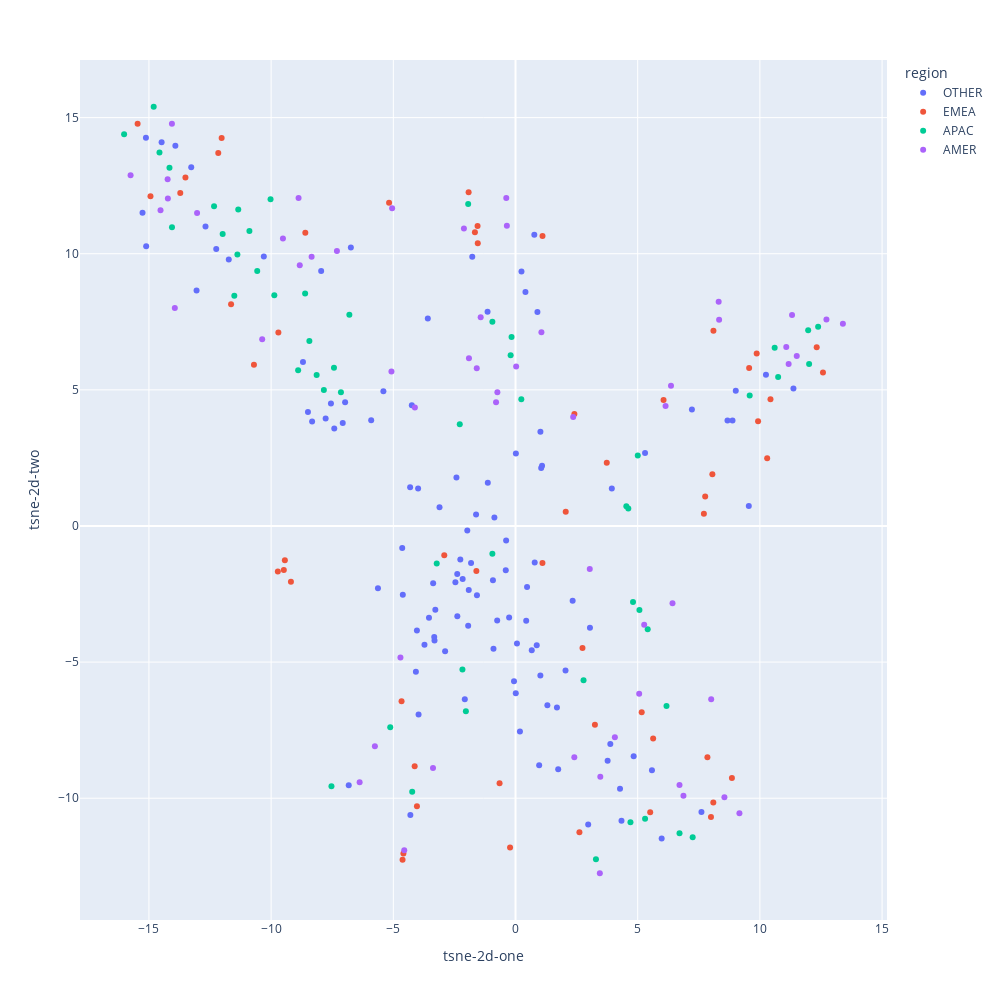

Notebook cell for this chart:
### Code cell
tsne = TSNE(n_components=2, random_state=0)
X = tsne.fit_transform(df[agents].values)
df["tsne-2d-one"] = X[:,0]
df["tsne-2d-two"] = X[:,1]
px.scatter(df, x="tsne-2d-one", y="tsne-2d-two", hover_name="name", hover_data=["team"] + agents, width=1000, height=1000, color="region")

### Figure 1 — Plotly figure (JSON) as saved in the notebook; plotly's stock layout.template omitted (floating-point values rounded to 4 significant figures; data arrays with more than 128 entries replaced by an {"elided": "..."} marker saying what was removed)
{"data": [{"customdata": {"elided": "109x23 mixed values"}, "hovertemplate": "<b>%{hovertext}</b><br><br>region=OTHER<br>tsne-2d-one=%{x}<br>tsne-2d-two=%{y}<br>team=%{customdata[0]}<br>astra=%{customdata[1]}<br>breach=%{customdata[2]}<br>brimstone=%{customdata[3]}<br>chamber=%{customdata[4]}<br>cypher=%{customdata[5]}<br>deadlock=%{customdata[6]}<br>fade=%{customdata[7]}<br>gekko=%{customdata[8]}<br>harbor=%{customdata[9]}<br>jett=%{customdata[10]}<br>kayo=%{customdata[11]}<br>killjoy=%{customdata[12]}<br>neon=%{customdata[13]}<br>omen=%{customdata[14]}<br>phoenix=%{customdata[15]}<br>raze=%{customdata[16]}<br>reyna=%{customdata[17]}<br>sage=%{customdata[18]}<br>skye=%{customdata[19]}<br>sova=%{customdata[20]}<br>viper=%{customdata[21]}<br>yoru=%{customdata[22]}<extra></extra>", "hovertext": ["fengf", "ninebody", "spring", "pl1xx", "flex1n", "maple", "swerl", "you", "sphiry", "luok1ng", "bear", "coldfish", "ichiro", "chaos", "signed", "zmjjkk", "eren", "diseased", "guran", "yay", "zoomer", "nicc", "lumo", "lilcrazy", "balua", "chichoo", "kawaii", "iceking", "yhchen", "strawberrycc", "sorrymybad", "maizi", "wqc", "yuchen", "obone", "abo", "cyah6", "link", "nos", "k1ng", "o0o0o", "smoggy", "mart1n", "yueluo", "zeno", "meteor", "hao", "happywei", "vanity", "xiaofei1", "babyblue", "heib", "gagaaaa", "xuan", "sylvan", "monk", "haodong", "revival", "life", "xiaonuo", "pangh", "zcc", "ace", "nobody", "yuicaw", "ffs", "septem7", "xjian", "yihao", "xxxtaco", "goddead", "viva", "cxyy", "ts", "scales", "r1ckleexd", "ac", "zeek", "yyy", "miracle", "xand", "tvirusluke", "eko", "barricade", "paultato", "sorrys", "redlight", "star1og", "aaaay", "d3ffo", "jl", "brax", "nizhaotzh", "lightningfast", "bunt", "aowha", "secret", "lyy", "libra", "9st", "berlin", "spitfires", "artill", "hfmi0dzjc9z7", "lucifer", "yax1n", "andy", "dange", "abc321"], "legendgroup": "OTHER", "marker": {"color": "#636efa", "symbol": "circle"}, "mode": "markers", "name": "OTHER", "orientation": "v", "showlegend": true, "type": "scatter", "x": [-1.77, -15.12, -7.953, 0.7697, 3.88, -3.588, -6.738, 8.88, -2.258, 5.981, 3.941, 11.37, -7.552, -3.986, 10.25, -15.26, -4.243, -2.075, -0.8635, -15.11, -0.3834, 2.047, 0.4376, -7.769, -5.629, 0.9679, -0.3979, 4.277, 5.301, -6.973, 0.473, -1.134, -1.819, 2.974, 0.8685, -4.612, -8.493, 1.747, 0.6647, -4.303, -3.109, -11.73, -4.076, -2.384, 1.018, -12.25, -7.416, -3.281, 7.609, 0.7859, -5.406, -12.69, -1.578, -3.315, 5.584, 2.339, 4.337, -2.417, -14.48, -0.9011, -4.034, -0.2617, 0.01089, 9.014, -13.05, 7.219, -2.381, -0.7489, 4.835, 1.086, -5.906, -1.973, 1.695, 9.547, -1.913, -3.326, 3.047, 0.2447, -3.541, 1.304, -13.27, -8.697, 8.675, -8.323, -3.966, -1.613, -1.937, 0.182, 0.01505, -13.92, -7.07, 0.05958, -0.061, -6.825, 3.77, 1.05, 1.019, -1.143, -0.9233, -2.881, 0.8969, -4.312, -4.636, 0.4075, -3.37, -2.162, -10.3, -2.46, -3.725], "xaxis": "x", "y": [9.889, 14.26, 9.362, 10.7, -8.013, 7.621, 10.23, 3.872, -1.234, -11.48, 1.375, 5.047, 4.501, 1.376, 5.551, 11.51, 4.434, -6.367, 0.3124, 10.27, -0.5304, -5.31, -3.485, 3.946, -2.286, -8.793, -1.625, -9.652, 2.676, 4.54, -2.241, 1.583, -1.36, -10.97, -4.384, -2.53, 4.188, -8.939, -4.563, -10.61, 0.6838, 9.791, -5.356, -1.766, -5.494, 10.17, 3.58, -3.079, -10.51, -1.344, 4.945, 11.0, -2.546, -4.207, -8.974, -2.748, -10.82, 1.78, 14.1, -4.511, -3.835, -3.363, -6.149, 4.968, 8.653, 4.28, -3.315, -3.474, -8.46, 2.209, 3.883, -0.1682, -6.664, 0.7345, -2.352, -4.082, -3.739, 9.352, -3.371, -6.582, 13.17, 6.027, 3.878, 3.833, -6.922, 0.4201, -3.663, -7.548, 2.663, 13.97, 3.783, -4.314, -5.704, -9.521, -8.625, 2.13, 3.463, 7.873, -1.995, -4.603, 7.855, 1.425, -0.8086, 8.591, -2.104, -1.944, 9.896, -2.063, -4.364], "yaxis": "y"}, {"customdata": {"elided": "55x23 mixed values"}, "hovertemplate": "<b>%{hovertext}</b><br><br>region=EMEA<br>tsne-2d-one=%{x}<br>tsne-2d-two=%{y}<br>team=%{customdata[0]}<br>astra=%{customdata[1]}<br>breach=%{customdata[2]}<br>brimstone=%{customdata[3]}<br>chamber=%{customdata[4]}<br>cypher=%{customdata[5]}<br>deadlock=%{customdata[6]}<br>fade=%{customdata[7]}<br>gekko=%{customdata[8]}<br>harbor=%{customdata[9]}<br>jett=%{customdata[10]}<br>kayo=%{customdata[11]}<br>killjoy=%{customdata[12]}<br>neon=%{customdata[13]}<br>omen=%{customdata[14]}<br>phoenix=%{customdata[15]}<br>raze=%{customdata[16]}<br>reyna=%{customdata[17]}<br>sage=%{customdata[18]}<br>skye=%{customdata[19]}<br>sova=%{customdata[20]}<br>viper=%{customdata[21]}<br>yoru=%{customdata[22]}<extra></extra>", "hovertext": ["leo", "alfajer", "chronicle", "sayf", "derke", "shao", "nukkye", "trexx", "cloud", "nats", "zyppan", "kamyk", "suygetsu", "hoody", "cned", "qw1", "qutionerx", "fit1nho", "sheydos", "twisten", "jamppi", "boaster", "atakaptan", "cender", "nivera", "qraxs", "molsi", "scream", "turko", "brave", "destrian", "mrfalin", "starxo", "sh1n", "soulcas", "mojj", "avova", "aslanm4shadow", "wolfen", "redgar", "ange1", "souhcni", "rhyme", "bonecold", "xms", "weber", "boo", "mixwell", "harmii", "keloqz", "benjyfishy", "muj", "newzera", "koldamenta", "ze1sh"], "legendgroup": "EMEA", "marker": {"color": "#EF553B", "symbol": "circle"}, "mode": "markers", "name": "EMEA", "orientation": "v", "showlegend": true, "type": "scatter", "x": [8.056, -4.126, 10.43, -10.7, -12.16, 12.58, -1.553, -1.661, 9.561, -4.622, -1.919, 2.055, -4.587, -9.439, -15.46, -13.51, -9.703, -12.02, -9.481, -5.173, -11.64, 7.709, 2.616, -0.6519, 2.74, -9.725, 9.869, -8.601, -9.19, 5.164, 7.761, 9.926, 2.409, 5.511, 1.105, -4.033, 7.998, 5.632, 8.1, 10.3, 8.855, -0.2225, -1.544, 7.853, 3.249, 1.103, 8.095, -14.94, -2.915, -13.72, -4.663, 6.058, 3.734, 12.32, -1.602], "xaxis": "x", "y": [1.9, -8.829, 4.659, 5.92, 13.7, 5.633, 11.01, 10.79, 5.803, -12.26, 12.26, 0.5249, -12.03, -1.263, 14.77, 12.8, 7.11, 14.25, -1.615, 11.87, 8.14, 0.4458, -11.25, -9.452, -4.481, -1.671, 6.332, 10.77, -2.046, -6.839, 1.078, 3.844, 4.111, -10.52, 10.65, -10.29, -10.69, -7.811, 7.17, 2.491, -9.259, -11.81, 10.38, -8.494, -7.304, -1.363, -10.16, 12.12, -1.077, 12.23, -6.441, 4.624, 2.324, 6.562, -1.655], "yaxis": "y"}, {"customdata": {"elided": "54x23 mixed values"}, "hovertemplate": "<b>%{hovertext}</b><br><br>region=APAC<br>tsne-2d-one=%{x}<br>tsne-2d-two=%{y}<br>team=%{customdata[0]}<br>astra=%{customdata[1]}<br>breach=%{customdata[2]}<br>brimstone=%{customdata[3]}<br>chamber=%{customdata[4]}<br>cypher=%{customdata[5]}<br>deadlock=%{customdata[6]}<br>fade=%{customdata[7]}<br>gekko=%{customdata[8]}<br>harbor=%{customdata[9]}<br>jett=%{customdata[10]}<br>kayo=%{customdata[11]}<br>killjoy=%{customdata[12]}<br>neon=%{customdata[13]}<br>omen=%{customdata[14]}<br>phoenix=%{customdata[15]}<br>raze=%{customdata[16]}<br>reyna=%{customdata[17]}<br>sage=%{customdata[18]}<br>skye=%{customdata[19]}<br>sova=%{customdata[20]}<br>viper=%{customdata[21]}<br>yoru=%{customdata[22]}<extra></extra>", "hovertext": ["something", "mako", "invy", "monyet", "d4v41", "xffero", "jinggg", "buzz", "sayaplayer", "xeta", "sugarz3ro", "munchkin", "2ge", "t3xture", "f0rsaken", "rb", "borkum", "foxz", "dep", "foxy9", "fl1pzjder", "patiphan", "laz", "bazzi", "benkai", "mindfreak", "intro", "garnets", "dubstep", "emman", "jremy", "stax", "lmemore", "ejay", "suggest", "carpe", "jitboys", "zest", "jessievash", "crws", "tennn", "anthem", "ban", "sushiboys", "skrossi", "ayrin", "wronski", "takej", "crow", "reita", "seoldam", "xnfri", "cgrs", "lenne"], "legendgroup": "APAC", "marker": {"color": "#00cc96", "symbol": "circle"}, "mode": "markers", "name": "APAC", "orientation": "v", "showlegend": true, "type": "scatter", "x": [-8.435, 3.292, 5.003, -8.609, -6.799, 6.179, -1.936, -14.06, -10.02, 10.75, 5.302, -5.127, 4.704, -11.98, -10.89, -11.34, 6.712, 10.6, -12.34, -8.137, -9.869, -7.429, 4.808, -11.38, 5.409, 7.249, 2.784, -7.843, -14.57, 0.2381, -0.9463, 4.616, 5.071, -10.57, -0.199, -0.9464, -2.171, 12.01, 12.38, 4.535, -0.1619, -7.143, -14.81, -4.227, -16.02, -7.531, -14.16, -2.031, 9.583, -11.51, -8.895, -2.281, -3.224, 11.98], "xaxis": "x", "y": [6.792, -12.24, 2.586, 8.537, 7.758, -6.612, 11.83, 10.97, 12.0, 5.474, -10.75, -7.394, -10.88, 10.73, 10.83, 11.62, -11.29, 6.545, 11.75, 5.541, 8.472, 5.809, -2.794, 9.968, -3.797, -11.43, -5.667, 4.998, 13.72, 4.653, 7.498, 0.6378, -3.091, 9.367, 6.271, -1.022, -5.275, 5.953, 7.315, 0.7201, 6.943, 4.915, 15.4, -9.76, 14.39, -9.562, 13.16, -6.808, 4.792, 8.456, 5.716, 3.738, -1.377, 7.188], "yaxis": "y"}, {"customdata": {"elided": "55x23 mixed values"}, "hovertemplate": "<b>%{hovertext}</b><br><br>region=AMER<br>tsne-2d-one=%{x}<br>tsne-2d-two=%{y}<br>team=%{customdata[0]}<br>astra=%{customdata[1]}<br>breach=%{customdata[2]}<br>brimstone=%{customdata[3]}<br>chamber=%{customdata[4]}<br>cypher=%{customdata[5]}<br>deadlock=%{customdata[6]}<br>fade=%{customdata[7]}<br>gekko=%{customdata[8]}<br>harbor=%{customdata[9]}<br>jett=%{customdata[10]}<br>kayo=%{customdata[11]}<br>killjoy=%{customdata[12]}<br>neon=%{customdata[13]}<br>omen=%{customdata[14]}<br>phoenix=%{customdata[15]}<br>raze=%{customdata[16]}<br>reyna=%{customdata[17]}<br>sage=%{customdata[18]}<br>skye=%{customdata[19]}<br>sova=%{customdata[20]}<br>viper=%{customdata[21]}<br>yoru=%{customdata[22]}<extra></extra>", "hovertext": ["aspas", "kingg", "less", "leaf", "s0m", "keznit", "ethan", "crashies", "demon1", "nzr", "victor", "bcj", "cryocells", "zekken", "ardiis", "daveeys", "c0m", "asuna", "cauanzin", "runi", "zellsis", "shyy", "xeppaa", "mwzera", "boostio", "dgzin", "tuyz", "jakee", "khalil", "jawgemo", "melser", "bang", "mazino", "tenz", "sacy", "marved", "pancada", "saadhak", "derrek", "heat", "mazin", "nagz", "rglmeister", "quick", "tacolilla", "frz", "stellar", "finesse", "klaus", "jzz", "kon4n", "murizzz", "txozin", "axeddy", "dephh"], "legendgroup": "AMER", "marker": {"color": "#ab63fa", "symbol": "circle"}, "mode": "markers", "name": "AMER", "orientation": "v", "showlegend": true, "type": "scatter", "x": [-9.517, 1.06, -3.376, -7.308, -8.877, -8.344, 2.36, 11.32, -13.94, 11.08, -1.904, 11.51, 8.313, -0.3779, 8.332, -1.425, 6.424, -0.3537, 6.141, 13.4, -1.586, -4.709, -0.7961, -2.111, -15.75, -13.03, -8.829, 3.451, 2.407, -5.048, 6.872, 9.163, 3.039, -14.06, 11.18, 8.548, 6.711, -5.754, 12.72, -14.24, 5.061, -14.53, 3.47, -10.37, -14.23, 6.363, 8.008, -4.553, 5.266, -4.118, 0.02648, -5.076, 4.066, -0.7416, -6.378], "xaxis": "x", "y": [10.56, 7.117, -8.893, 10.1, 12.05, 9.891, 4.0, 7.751, 8.01, 6.577, 6.156, 6.242, 8.233, 12.05, 7.572, 7.666, -2.842, 11.03, 4.409, 7.431, 5.789, -4.834, 4.542, 10.93, 12.88, 11.5, 9.574, -12.76, -8.496, 11.67, -9.911, -10.55, -1.583, 14.77, 5.952, -9.961, -9.518, -8.094, 7.583, 12.73, -6.166, 11.6, -9.214, 6.862, 12.03, 5.147, -6.369, -11.91, -3.627, 4.353, 5.855, 5.677, -7.762, 4.913, -9.411], "yaxis": "y"}], "layout": {"height": 1000, "legend": {"title": {"text": "region"}, "tracegroupgap": 0}, "margin": {"t": 60}, "width": 1000, "xaxis": {"anchor": "y", "domain": [0, 1], "title": {"text": "tsne-2d-one"}}, "yaxis": {"anchor": "x", "domain": [0, 1], "title": {"text": "tsne-2d-two"}}}}
